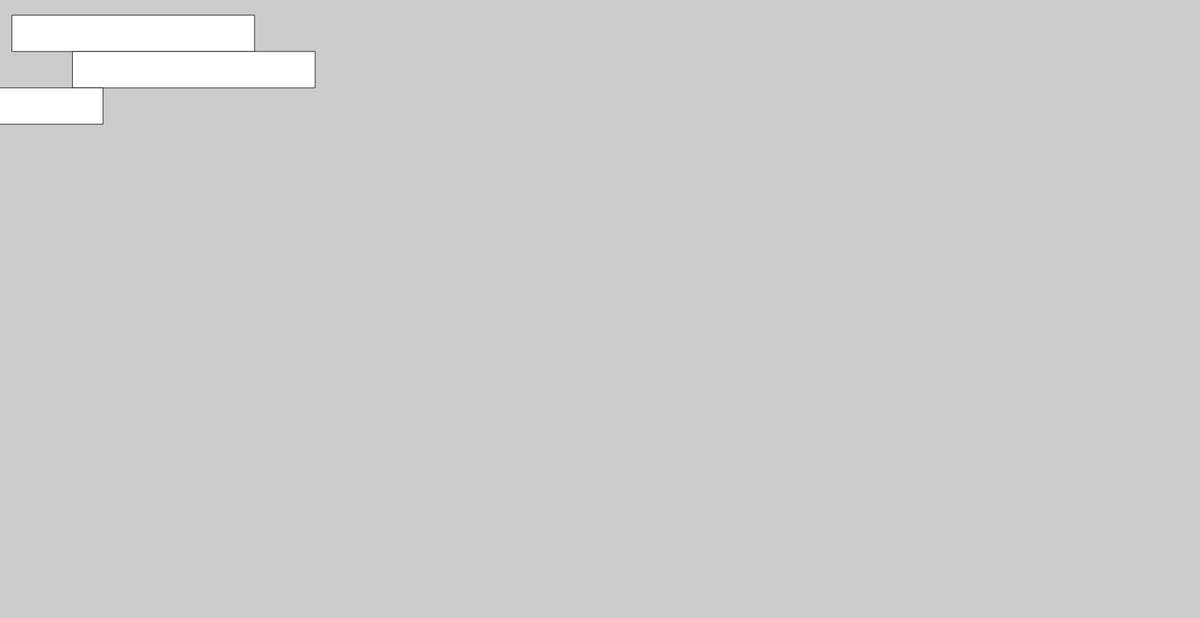
Frame 1 (no input)
Frame 60 (no input): identical to frame 1, image omitted
Frame 120 (the mouse pressed at the canvas centre since frame 60): identical to frame 1, image omitted

The p5.js sketch that drew this single still picture (run headless with seeded random() and noise() and a simulated clock; from frame 60 on, the mouse is pressed at the canvas centre):

// p5.js sketch
// ── sketch.js
//  Variables:
var x = 25;
var h = 60;
var y = 25;

function setup() {
    createCanvas(1980, 1020);
}

function draw() {
    background(204);
    x = 20;
    rect(x, y, 400, h); //Top
    x = x + 100;
    rect(x, y + h, 400, h); //middle
    x = x - 250;
    rect(x, y + h * 2, 300, h); // Bottom











}
